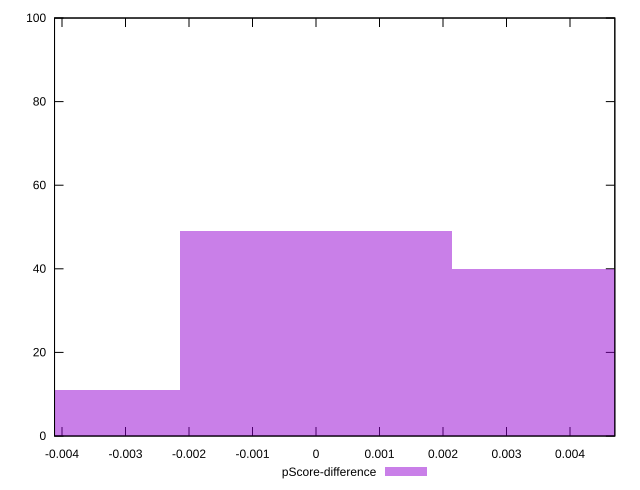

The gnuplot source for this figure:
reset

$pScoreDifference <<EOF
0 49
-0.0042680763186505365 11
0.0042680763186505365 40
EOF

set key outside below
set boxwidth 0.0042680763186505365
set xrange [-0.004117647058823504:0.004705882352941171]
set yrange [0:100]
set trange [0:100]
set style fill transparent solid 0.5 noborder
set terminal svg size 640, 490 enhanced background rgb 'white'
set output "reports/report_00031_2021-02-24T23-18-18.084Z/uses-http2/samples/card/pScore-difference/histogram.svg"

plot $pScoreDifference title "pScore-difference" with boxes

reset
